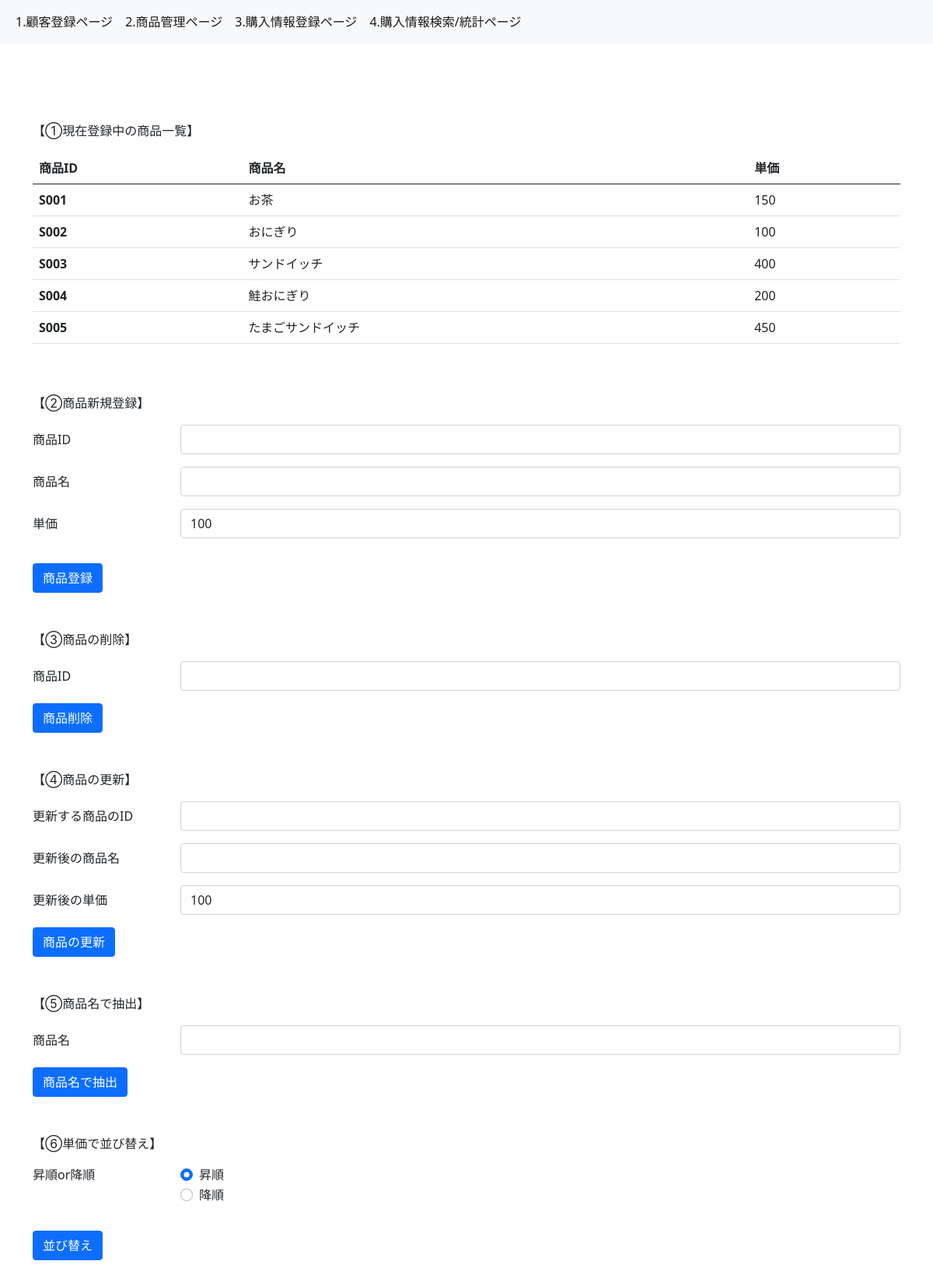
The app's page /item with its own data.
### models.py (models this page shows, shortened)
class Item(db.Model):
    __tablename__ = "items"
    item_id = db.Column(db.String, primary_key=True)
    item_name = db.Column(db.String, nullable=False)
    price = db.Column(db.Integer, nullable=False)
    purchase_details = db.relationship("Purchase_detail", backref="items",cascade="delete")

### app.py (the view)
@app.route("/item")
def item():
    items = Item.query.all()
    return render_template("2_item.html", items = items)

### templates/2_item.html (shortened to what this page needs)
{% extends "base.html" %}
{% block content %}
<p>【①現在登録中の商品一覧】</p>
<table class="table">
  <thead>
    <tr>
      <th scope="col">商品ID</th>
      <th scope="col">商品名</th>
      <th scope="col">単価</th>
    </tr>
  </thead>
  <tbody>
    {% for item in items %}
    <tr>
      <th scope="row">{{item.item_id}}</th>
      <td>{{item.item_name}}</td>
      <td>{{item.price}}</td>
    </tr>
    {% endfor %}
  </tbody>
</table>
<br></br>
<p>【②商品新規登録】</p>
<form action="/add_item" method="post">
    <div class="row mb-3">
      <label for="input-item-id" class="col-sm-2 col-form-label">商品ID</label>
      <div class="col-sm-10">
        <input type="text" class="form-control" id="input-item-id" name="input-item-id">
      </div>
    </div>
    <div class="row mb-3">
      <label for="input-item-name" class="col-sm-2 col-form-label">商品名</label>
      <div class="col-sm-10">
        <input type="text" class="form-control" id="input-item-name" name="input-item-name">
      </div>
    </div>
    <div class="row mb-3">
      <label for="input-item-price" class="col-sm-2 col-form-label">単価</label>
      <div class="col-sm-10">
        <input type="numer" class="form-control" id="input-item-price" name="input-item-price" value="100">
      </div>
    </div>
    <button type="submit" class="btn btn-primary">商品登録</button>
  </form>
  <br />
  <br />
<p>【③商品の削除】</p>
<form action="/delete_item" method="post">
    <div class="row mb-3">
      <label for="input-item-id" class="col-sm-2 col-form-label">商品ID</label>
      <div class="col-sm-10">
        <input type="text" class="form-control" id="input-item-id" name="input-item-id">
      </div>
    </div>
    <button type="submit" class="btn btn-primary">商品削除</button>
  </form>
  <br />
  <br />
<p>【④商品の更新】</p>
<form action="/update_item" method="post">
    <div class="row mb-3">
      <label for="input-item-id" class="col-sm-2 col-form-label">更新する商品のID</label>
      <div class="col-sm-10">
        <input type="text" class="form-control" id="input-item-id" name="input-item-id">
      </div>
    </div>
    <div class="row mb-3">
      <label for="input-item-name" class="col-sm-2 col-form-label">更新後の商品名</label>
      <div class="col-sm-10">
        <input type="text" class="form-control" id="input-item-name" name="input-item-name">
      </div>
    </div>
    <div class="row mb-3">
        <label for="input-item-price" class="col-sm-2 col-form-label">更新後の単価</label>
        <div class="col-sm-10">
          <input type="numer" class="form-control" id="input-item-price" name="input-item-price" value="100">
        </div>
      </div>
    <button type="submit" class="btn btn-primary">商品の更新</button>
  </form>
  <br />
  <br />
<p>【⑤商品名で抽出】</p>
<form action="/select_item_name" method="post">
    <div class="row mb-3">
      <label for="input-item-name" class="col-sm-2 col-form-label">商品名</label>
      <div class="col-sm-10">
        <input type="text" class="form-control" id="input-item-name" name="input-item-name">
      </div>
    </div>
    <button type="submit" class="btn btn-primary">商品名で抽出</button>
  </form>
  <br />
  <br />
  <p>【⑥単価で並び替え】</p>
  <form action="/sorting_item" method="post">
    <fieldset class="row mb-3">
      <legend class="col-form-label col-sm-2 pt-0">昇順or降順</legend>
      <div class="col-sm-10">
        <div class="form-check">
          <input class="form-check-input" type="radio" name="order-type" id="ascending" value="ascending" checked>
          <label class="form-check-label" for="ascending">
            昇順
          </label>
        </div>
        <div class="form-check">
          <input class="form-check-input" type="radio" name="order-type" id="descending" value="descending">
          <label class="form-check-label" for="descending">
            降順
          </label>
        </div>
      </div>
    </fieldset>
    <button type="submit" class="btn btn-primary">並び替え</button>
    </form>
  <br />
  <br />
{% endblock %}

### records on screen
Item: item_id "S001", item_name "お茶", price "150"
Item: item_id "S002", item_name "おにぎり", price "100"
Item: item_id "S003", item_name "サンドイッチ", price "400"
Item: item_id "S004", item_name "鮭おにぎり", price "200"
Item: item_id "S005", item_name "たまごサンドイッチ", price "450"
